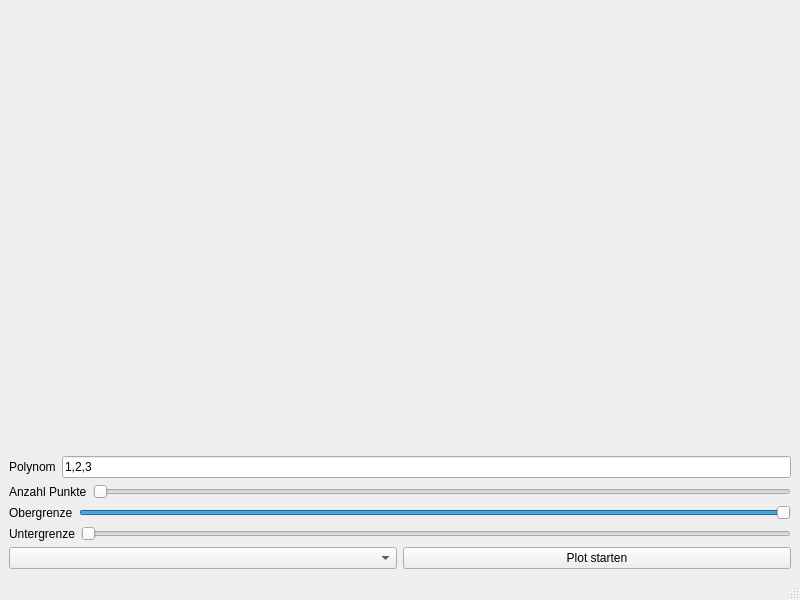
<?xml version="1.0" encoding="UTF-8"?>
<ui version="4.0">
 <class>QMainWindow</class>
 <widget class="QMainWindow" name="QMainWindow">
  <property name="geometry">
   <rect>
    <x>0</x>
    <y>0</y>
    <width>800</width>
    <height>600</height>
   </rect>
  </property>
  <property name="windowTitle">
   <string>MainWindow</string>
  </property>
  <widget class="QWidget" name="centralwidget">
   <layout class="QHBoxLayout" name="horizontalLayout">
    <item>
     <layout class="QVBoxLayout" name="verticalLayout">
      <item>
       <widget class="QWidget" name="Grafik" native="true"/>
      </item>
      <item>
       <layout class="QVBoxLayout" name="verticalLayout_2">
        <item>
         <layout class="QHBoxLayout" name="horizontalLayout_6">
          <item>
           <widget class="QLabel" name="label_4">
            <property name="text">
             <string>Polynom</string>
            </property>
           </widget>
          </item>
          <item>
           <widget class="QLineEdit" name="PolyEingabe">
            <property name="inputMask">
             <string/>
            </property>
            <property name="text">
             <string>1,2,3</string>
            </property>
           </widget>
          </item>
         </layout>
        </item>
        <item>
         <layout class="QHBoxLayout" name="horizontalLayout_4">
          <item>
           <widget class="QLabel" name="label_3">
            <property name="text">
             <string>Anzahl Punkte</string>
            </property>
           </widget>
          </item>
          <item>
           <widget class="QSlider" name="AnzahlPunkte">
            <property name="minimum">
             <number>4</number>
            </property>
            <property name="maximum">
             <number>80</number>
            </property>
            <property name="orientation">
             <enum>Qt::Horizontal</enum>
            </property>
           </widget>
          </item>
         </layout>
        </item>
        <item>
         <layout class="QHBoxLayout" name="horizontalLayout_3">
          <item>
           <widget class="QLabel" name="label_2">
            <property name="text">
             <string>Obergrenze</string>
            </property>
           </widget>
          </item>
          <item>
           <widget class="QSlider" name="Obergrenze">
            <property name="minimum">
             <number>-5</number>
            </property>
            <property name="maximum">
             <number>5</number>
            </property>
            <property name="value">
             <number>5</number>
            </property>
            <property name="orientation">
             <enum>Qt::Horizontal</enum>
            </property>
           </widget>
          </item>
         </layout>
        </item>
        <item>
         <layout class="QHBoxLayout" name="horizontalLayout_2">
          <item>
           <widget class="QLabel" name="label">
            <property name="text">
             <string>Untergrenze</string>
            </property>
           </widget>
          </item>
          <item>
           <widget class="QSlider" name="Untergrenze">
            <property name="minimum">
             <number>-5</number>
            </property>
            <property name="maximum">
             <number>5</number>
            </property>
            <property name="singleStep">
             <number>0</number>
            </property>
            <property name="value">
             <number>-5</number>
            </property>
            <property name="orientation">
             <enum>Qt::Horizontal</enum>
            </property>
           </widget>
          </item>
         </layout>
        </item>
        <item>
         <layout class="QHBoxLayout" name="horizontalLayout_5">
          <item>
           <widget class="QComboBox" name="Farbe">
            <property name="currentText">
             <string/>
            </property>
           </widget>
          </item>
          <item>
           <widget class="QPushButton" name="PlotStarten">
            <property name="text">
             <string>Plot starten</string>
            </property>
           </widget>
          </item>
         </layout>
        </item>
       </layout>
      </item>
     </layout>
    </item>
   </layout>
  </widget>
  <widget class="QMenuBar" name="menubar">
   <property name="geometry">
    <rect>
     <x>0</x>
     <y>0</y>
     <width>800</width>
     <height>24</height>
    </rect>
   </property>
  </widget>
  <widget class="QStatusBar" name="statusbar"/>
 </widget>
 <resources/>
 <connections/>
</ui>
